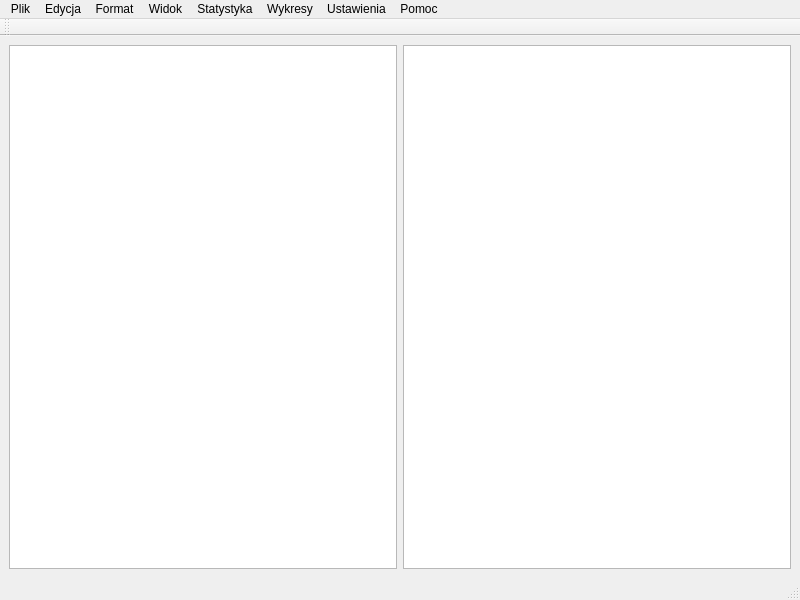
<?xml version="1.0" encoding="UTF-8"?>
<ui version="4.0">
 <class>MainWindow_Main</class>
 <widget class="QMainWindow" name="MainWindow_Main">
  <property name="windowModality">
   <enum>Qt::ApplicationModal</enum>
  </property>
  <property name="geometry">
   <rect>
    <x>0</x>
    <y>0</y>
    <width>800</width>
    <height>600</height>
   </rect>
  </property>
  <property name="minimumSize">
   <size>
    <width>800</width>
    <height>600</height>
   </size>
  </property>
  <property name="windowTitle">
   <string>Dex</string>
  </property>
  <property name="windowIcon">
   <iconset resource="../images/app-icon/app-icon.qrc">
    <normaloff>:/images/app-icon/dex-icon-512x512.png</normaloff>:/images/app-icon/dex-icon-512x512.png</iconset>
  </property>
  <widget class="QWidget" name="centralwidget">
   <layout class="QHBoxLayout" name="horizontalLayout">
    <item>
     <widget class="QTextEdit" name="textEdit_Left"/>
    </item>
    <item>
     <widget class="QTextEdit" name="textEdit_Right"/>
    </item>
   </layout>
  </widget>
  <widget class="QStatusBar" name="statusbar"/>
  <widget class="QToolBar" name="toolBar">
   <property name="windowTitle">
    <string>toolBar</string>
   </property>
   <attribute name="toolBarArea">
    <enum>TopToolBarArea</enum>
   </attribute>
   <attribute name="toolBarBreak">
    <bool>false</bool>
   </attribute>
  </widget>
  <widget class="QMenuBar" name="menubar">
   <property name="geometry">
    <rect>
     <x>0</x>
     <y>0</y>
     <width>800</width>
     <height>22</height>
    </rect>
   </property>
   <widget class="QMenu" name="menuPlik">
    <property name="title">
     <string>Plik</string>
    </property>
    <addaction name="actionImportuj_dane"/>
    <addaction name="actionModyfikuj_dane_2"/>
    <addaction name="separator"/>
    <addaction name="actionZapisz"/>
    <addaction name="separator"/>
    <addaction name="actionDrukuj"/>
    <addaction name="actionPodgl_d_wydruku"/>
    <addaction name="separator"/>
    <addaction name="actionWyjd"/>
   </widget>
   <widget class="QMenu" name="menuEdycja">
    <property name="title">
     <string>Edycja</string>
    </property>
    <addaction name="actionModyfikuj_dane"/>
    <addaction name="actionPon_w"/>
    <addaction name="separator"/>
    <addaction name="actionWytnij"/>
    <addaction name="actionKipiuj"/>
    <addaction name="actionWklej"/>
   </widget>
   <widget class="QMenu" name="menuWidok">
    <property name="title">
     <string>Widok</string>
    </property>
    <addaction name="actionUruchom"/>
    <addaction name="actionZamknij_okno_podgladowe"/>
   </widget>
   <widget class="QMenu" name="menuStatystyka">
    <property name="title">
     <string>Statystyka</string>
    </property>
   </widget>
   <widget class="QMenu" name="menuWykresy">
    <property name="title">
     <string>Wykresy</string>
    </property>
   </widget>
   <widget class="QMenu" name="menuUstawienia">
    <property name="title">
     <string>Ustawienia</string>
    </property>
   </widget>
   <widget class="QMenu" name="menuPomoc">
    <property name="title">
     <string>Pomoc</string>
    </property>
   </widget>
   <widget class="QMenu" name="menuFormat">
    <property name="title">
     <string>Format</string>
    </property>
   </widget>
   <addaction name="menuPlik"/>
   <addaction name="menuEdycja"/>
   <addaction name="menuFormat"/>
   <addaction name="menuWidok"/>
   <addaction name="menuStatystyka"/>
   <addaction name="menuWykresy"/>
   <addaction name="menuUstawienia"/>
   <addaction name="menuPomoc"/>
  </widget>
  <action name="actionImportuj_dane">
   <property name="text">
    <string>Importuj dane</string>
   </property>
  </action>
  <action name="actionModyfikuj_dane">
   <property name="text">
    <string>Cofnij</string>
   </property>
  </action>
  <action name="actionZapisz">
   <property name="text">
    <string>Zapisz</string>
   </property>
  </action>
  <action name="actionDrukuj">
   <property name="text">
    <string>Drukuj</string>
   </property>
  </action>
  <action name="actionWyjd">
   <property name="text">
    <string>Wyjdź</string>
   </property>
  </action>
  <action name="actionPodgl_d_wydruku">
   <property name="text">
    <string>Podgląd wydruku</string>
   </property>
  </action>
  <action name="actionModyfikuj_dane_2">
   <property name="text">
    <string>Modyfikuj dane</string>
   </property>
  </action>
  <action name="actionPon_w">
   <property name="text">
    <string>Ponów</string>
   </property>
  </action>
  <action name="actionWytnij">
   <property name="text">
    <string>Wytnij</string>
   </property>
  </action>
  <action name="actionKipiuj">
   <property name="text">
    <string>Kopiuj</string>
   </property>
  </action>
  <action name="actionWklej">
   <property name="text">
    <string>Wklej</string>
   </property>
  </action>
  <action name="actionUruchom">
   <property name="text">
    <string>Uruchom...</string>
   </property>
  </action>
  <action name="actionZamknij_okno_podgladowe">
   <property name="text">
    <string>Zamknij okno podgladowe</string>
   </property>
  </action>
 </widget>
 <resources>
  <include location="../images/app-icon/app-icon.qrc"/>
 </resources>
 <connections/>
</ui>
